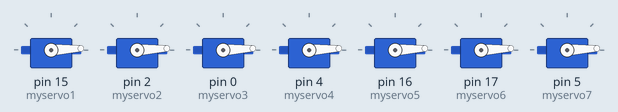
A sketch run on a simulated Arduino Uno, built with avr-gcc and run on an emulated ATmega328P. Parts: 7 × servo.

Above: at 0.05 s.
At 0.7 s:
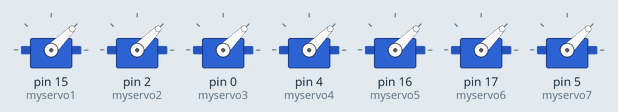
At 1.35 s:
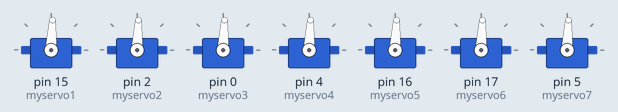
At 2.7 s:
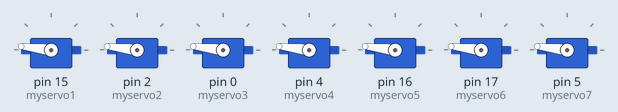
At 4.0 s:
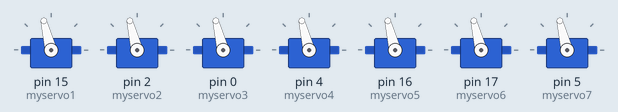
At 5.35 s:
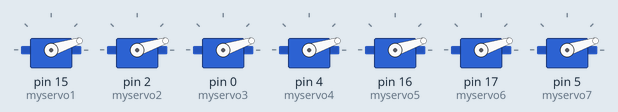
Timing chart, 0 to 8.6 s (numbered marks = the images above):
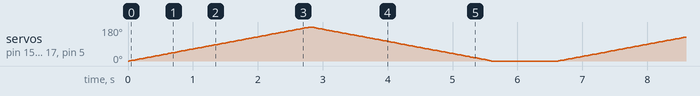

The sketch:

7_servo_test_functional.ino
```cpp
#include <Servo.h>

Servo myservo1;  // create servo object to control a servo
Servo myservo2;  // create servo object to control a servo
Servo myservo3;  // create servo object to control a servo
Servo myservo4;  // create servo object to control a servo
Servo myservo5;  // create servo object to control a servo
Servo myservo6;  // create servo object to control a servo
Servo myservo7;  // create servo object to control a servo

int pos;    // variable to store the servo position

void setup() {
  myservo1.attach(15);  // attaches the servo on pin 9 to the servo object
  myservo2.attach(2);  // attaches the servo on pin 9 to the servo object
  myservo3.attach(0);  // attaches the servo on pin 9 to the servo object
  myservo4.attach(4);  // attaches the servo on pin 9 to the servo object
  myservo5.attach(16);  // attaches the servo on pin 9 to the servo object
  myservo6.attach(17);  // attaches the servo on pin 9 to the servo object
  myservo7.attach(5);  // attaches the servo on pin 9 to the servo object
}

void loop() {
for (pos = 0; pos <= 180; pos += 1) { // goes from 0 degrees to 180 degrees
    // in steps of 1 degree
    myservo1.write(pos);    // tell servo to go to position in variable 'pos'
    myservo2.write(pos);    // tell servo to go to position in variable 'pos'
    myservo3.write(pos);    // tell servo to go to position in variable 'pos'
    myservo4.write(pos);    // tell servo to go to position in variable 'pos'
    myservo5.write(pos);    // tell servo to go to position in variable 'pos'
    myservo6.write(pos);    // tell servo to go to position in variable 'pos'
    myservo7.write(pos);    // tell servo to go to position in variable 'pos'

    delay(15);             // waits 15ms for the servo to reach the position
}
for (pos = 180; pos >= 0; pos -= 1) { // goes from 180 degrees to 0 degrees
    myservo1.write(pos);    // tell servo to go to position in variable 'pos'
    myservo2.write(pos);    // tell servo to go to position in variable 'pos'
    myservo3.write(pos);    // tell servo to go to position in variable 'pos'
    myservo4.write(pos);    // tell servo to go to position in variable 'pos'
    myservo5.write(pos);    // tell servo to go to position in variable 'pos'
    myservo6.write(pos);    // tell servo to go to position in variable 'pos'
    myservo7.write(pos);    // tell servo to go to position in variable 'pos'

    delay(15);             // waits 15ms for the servo to reach the position
}
delay(1000);                           // waits for the servo to get there

}
```
